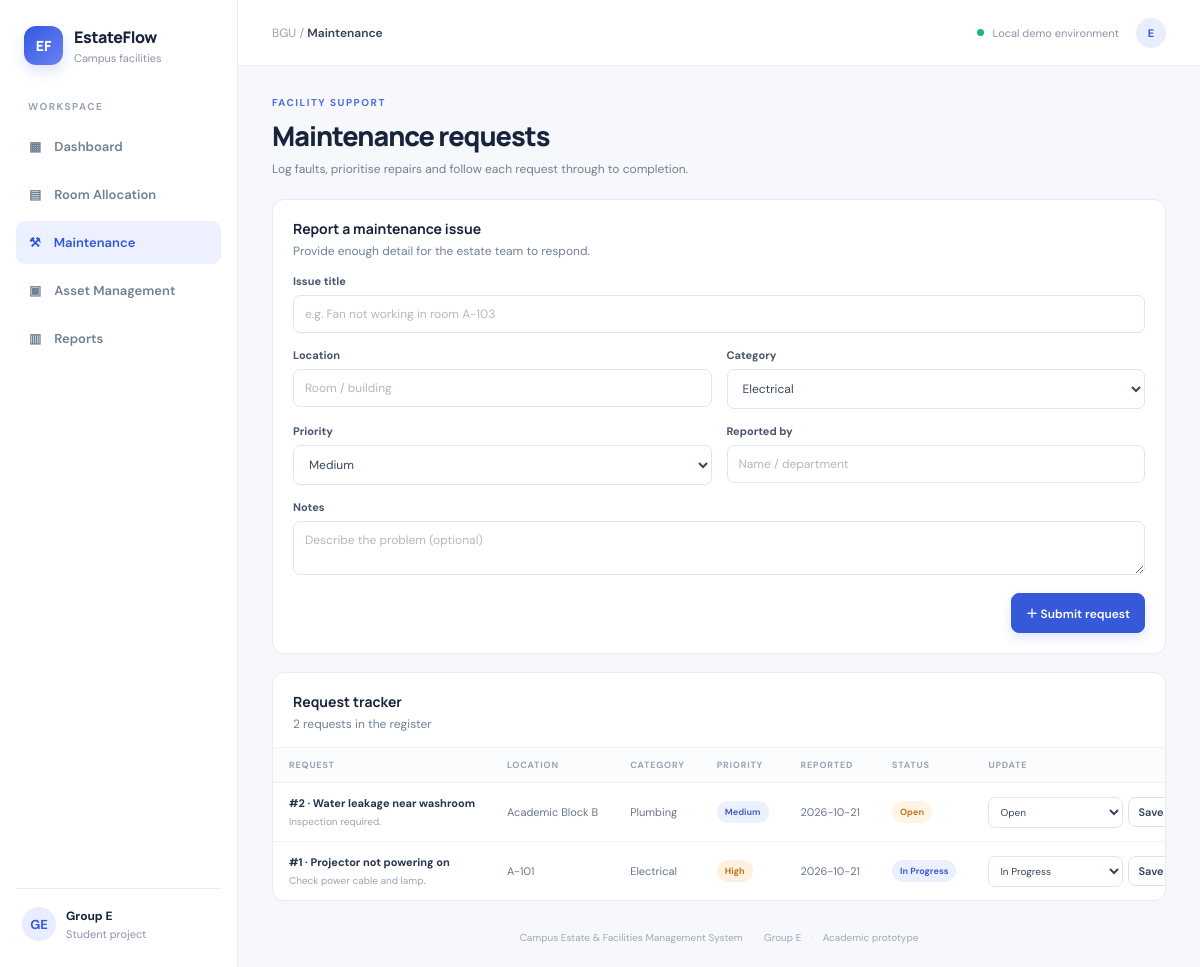
The app's page /maintenance with its own data.
### tables this page shows
CREATE TABLE maintenance (
            id INTEGER PRIMARY KEY AUTOINCREMENT,
            title TEXT NOT NULL,
            location TEXT NOT NULL,
            category TEXT NOT NULL,
            priority TEXT NOT NULL DEFAULT 'Medium',
            reported_by TEXT NOT NULL,
            reported_on TEXT NOT NULL,
            status TEXT NOT NULL DEFAULT 'Open',
            notes TEXT DEFAULT ''
        );

### app.py (the view, shortened to what this page needs)
@app.route("/maintenance", methods=["GET", "POST"])
def maintenance():
    with db() as con:
        rows = con.execute("SELECT * FROM maintenance ORDER BY id DESC").fetchall()
    return render_template("maintenance.html", requests=rows)

### app.py (called while the page is built)
def db():
    conn = sqlite3.connect(DB_PATH)
    conn.row_factory = sqlite3.Row
    return conn

### templates/maintenance.html (shortened to what this page needs)
{% extends "base.html" %}{% block title %}Maintenance{% endblock %}{% block crumb %}Maintenance{% endblock %}
{% block content %}
<div class="page-heading"><div><div class="eyebrow">FACILITY SUPPORT</div><h1>Maintenance requests</h1><p>Log faults, prioritise repairs and follow each request through to completion.</p></div></div>
<div class="panel form-panel"><div class="panel-head"><div><h3>Report a maintenance issue</h3><p>Provide enough detail for the estate team to respond.</p></div></div>
<form method="post" class="form-grid">
<label class="span-2">Issue title<input name="title" required placeholder="e.g. Fan not working in room A-103"></label><label>Location<input name="location" required placeholder="Room / building"></label>
<label>Category<select name="category"><option>Electrical</option></select></label>
<label>Priority<select name="priority"><option>Low</option><option selected>Medium</option><option>High</option><option>Urgent</option></select></label><label>Reported by<input name="reported_by" required placeholder="Name / department"></label>
<label class="span-2">Notes<textarea name="notes" rows="2" placeholder="Describe the problem (optional)"></textarea></label><div class="form-actions"><button class="button primary" type="submit">＋ Submit request</button></div></form></div>
<div class="panel"><div class="panel-head"><div><h3>Request tracker</h3><p>{{ requests|length }} requests in the register</p></div></div><div class="table-wrap"><table><thead><tr><th>Request</th><th>Location</th><th>Category</th><th>Priority</th><th>Reported</th><th>Status</th><th>Update</th></tr></thead><tbody>{% for r in requests %}<tr><td><strong class="primary-cell">#{{ r.id }} · {{ r.title }}</strong><small class="subtext">{{ r.notes or 'No extra notes' }}</small></td><td>{{ r.location }}</td><td>{{ r.category }}</td><td><span class="priority {{ r.priority|lower }}">{{ r.priority }}</span></td><td>{{ r.reported_on }}</td><td><span class="status {{ r.status|lower|replace(' ','-') }}">{{ r.status }}</span></td><td><form class="inline-form" method="post" action="{{ url_for('update_maintenance', req_id=r.id) }}"><select name="status">{% for s in ['Open','In Progress','On Hold','Completed'] %}<option {% if r.status==s %}selected{% endif %}>{{ s }}</option>{% endfor %}</select><button class="button small" type="submit">Save</button></form></td></tr>{% endfor %}</tbody></table></div></div>
{% endblock %}

### static/style.css (style rules this page uses)
:root { --ink:#17243b;--muted:#718096;--line:#e7ebf2;--bg:#f6f8fc;--blue:#3659d9;--navy:#182844;--green:#16865b }
* { box-sizing:border-box }
body { margin:0;background:var(--bg);color:var(--ink);font-family:'DM Sans',sans-serif;font-size:13px }
.nav-label,.eyebrow { font-size:10px;letter-spacing:1.5px;color:#99a3b4;font-weight:700 }
.page-heading { display:flex;align-items:center;justify-content:space-between;gap:20px;margin-bottom:22px }
.eyebrow { color:#506de0;margin-bottom:8px }
.page-heading h1 { font:800 27px Manrope;letter-spacing:-1px;margin:0 0 7px }
.page-heading p,.panel-head p { color:var(--muted);margin:0;font-size:12px }
.button { border:1px solid #dce2ed;border-radius:8px;padding:10px 14px;background:#fff;color:#34415a;font:600 12px 'DM Sans';text-decoration:none;cursor:pointer;white-space:nowrap }
.button.primary { background:#3659d9;border-color:#3659d9;color:white;box-shadow:0 5px 12px #3659d926 }
.button.small { padding:7px 9px;font-size:11px }
.stat-card,.panel { background:white;border:1px solid var(--line);border-radius:12px;box-shadow:0 2px 5px #20365c04 }
.panel { margin-bottom:18px;overflow:hidden }
.panel-head { display:flex;align-items:center;justify-content:space-between;padding:19px 20px 15px;gap:15px }
.panel-head h3 { font:700 14px Manrope;margin:0 0 5px }
.table-wrap { width:100%;overflow-x:auto }
table { width:100%;border-collapse:collapse;white-space:nowrap }
th { text-align:left;color:#9aa3b2;font-size:9px;text-transform:uppercase;letter-spacing:.8px;font-weight:700;background:#fbfcfe;padding:11px 16px;border-top:1px solid #f0f2f6;border-bottom:1px solid #edf0f5 }
td { padding:13px 16px;border-bottom:1px solid #f0f2f6;color:#68758b;font-size:11px }
tbody tr:last-child td { border-bottom:0 }
.primary-cell { color:#273650;font-weight:700 }
.status,.priority { display:inline-flex;align-items:center;border-radius:20px;padding:5px 8px;font-size:9px;font-weight:700;background:#f0f3f7;color:#647187 }
.status.allocated,.status.in-progress { background:#eaf0ff;color:#3e5ed3 }
.status.open,.status.needs-repair,.status.under-maintenance,.status.on-hold { background:#fff3e4;color:#bd7927 }
.priority.medium { background:#edf1ff;color:#4b63c9 }
.priority.high { background:#fff0df;color:#bc7421 }
.form-panel { padding-bottom:20px }
.form-grid { padding:0 20px;display:grid;grid-template-columns:repeat(2,minmax(0,1fr));gap:15px }
.form-grid label { display:flex;flex-direction:column;gap:7px;font-size:11px;font-weight:700;color:#48556d }
.form-grid input,.form-grid select,.form-grid textarea,.inline-form select,.inline-form input { width:100%;min-width:0;border:1px solid #dfe5ef;border-radius:7px;padding:10px 11px;background:#fff;color:#39465d;font:400 12px 'DM Sans';outline:none }
.form-grid input::placeholder,.form-grid textarea::placeholder { color:#b0b8c5 }
.span-2 { grid-column:span 2 }
.form-actions { grid-column:span 2;display:flex;justify-content:flex-end;padding-top:3px }
.inline-form { display:flex;align-items:center;gap:5px;min-width:185px }
.inline-form select { padding:7px;font-size:10px }
.subtext { display:block;color:#9ba4b3;font-size:10px;margin-top:5px;max-width:240px;overflow:hidden;text-overflow:ellipsis }

### records on screen
maintenance: id "2", title "Water leakage near washroom", notes "Inspection required.", location "Academic Block B", category "Plumbing", priority "Medium", reported_on "2026-10-21", status "Open"
maintenance: id "1", title "Projector not powering on", notes "Check power cable and lamp.", location "A-101", category "Electrical", priority "High", reported_on "2026-10-21", status "In Progress"

### other values on screen
{{ requests|length }} "2"
